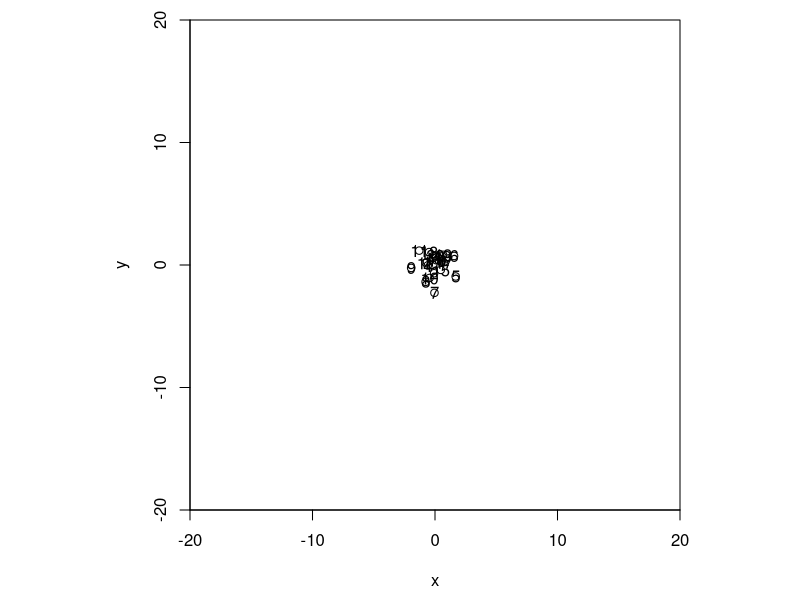
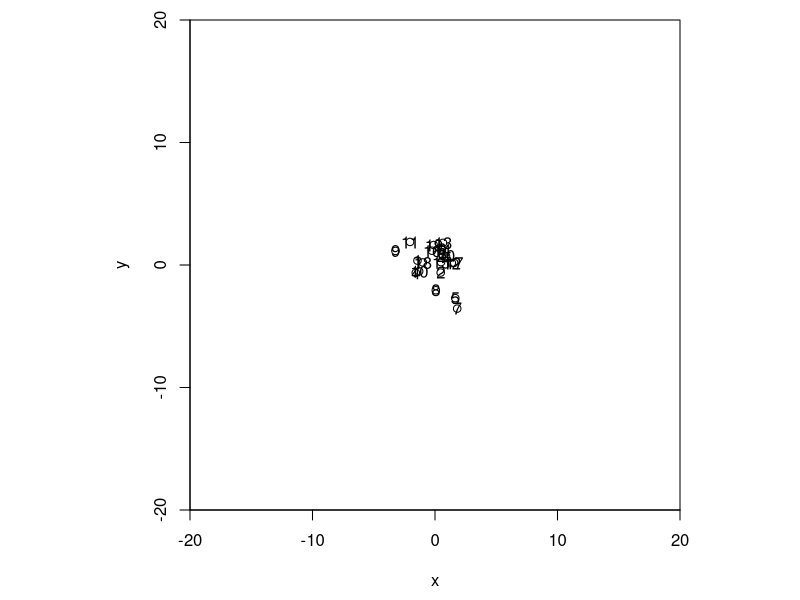
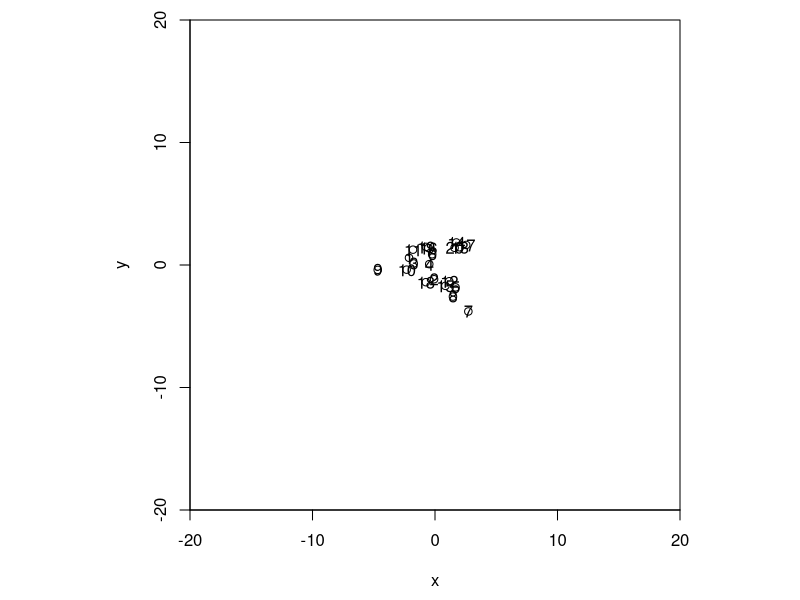
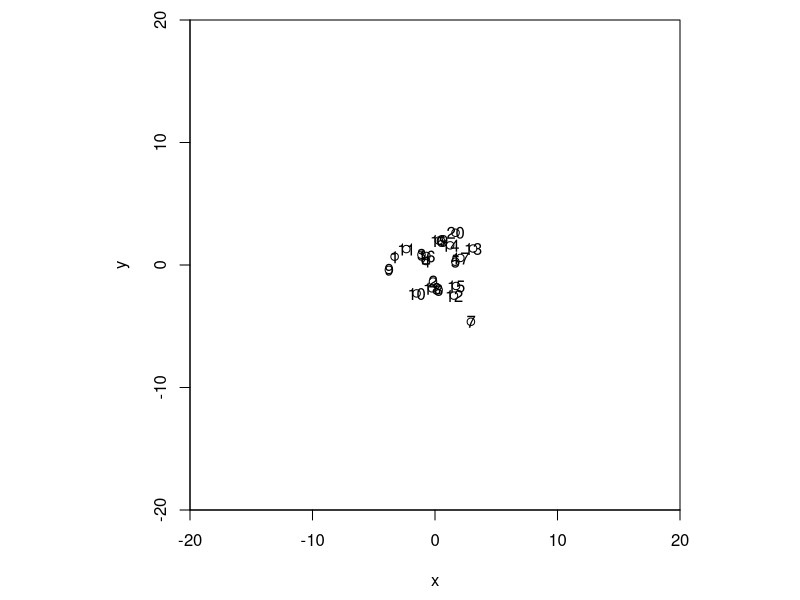
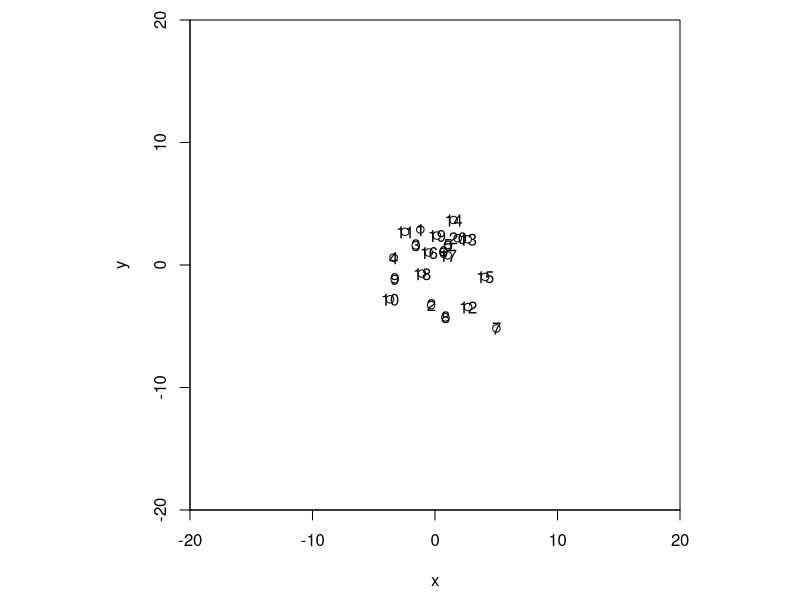
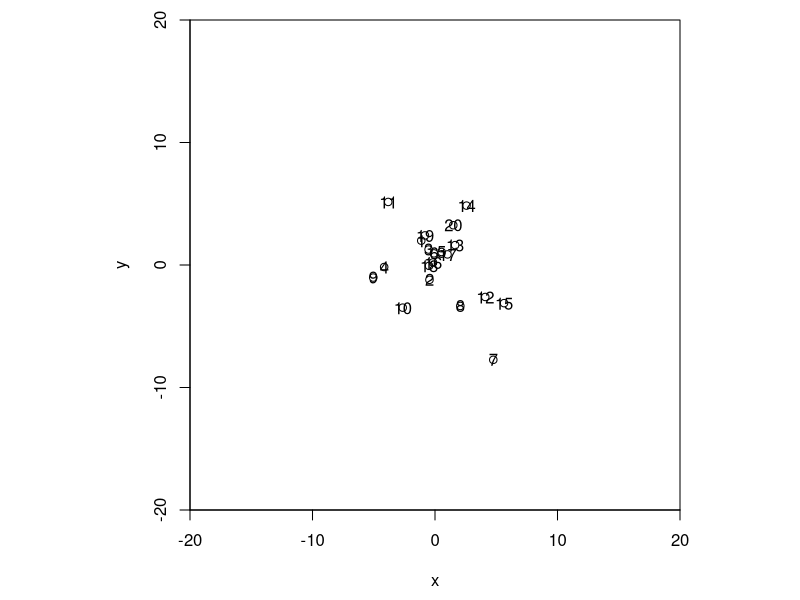
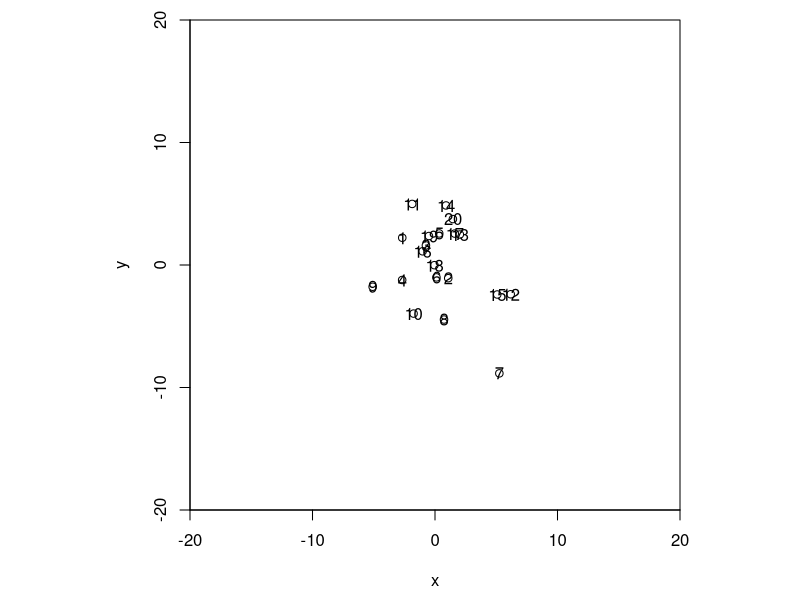
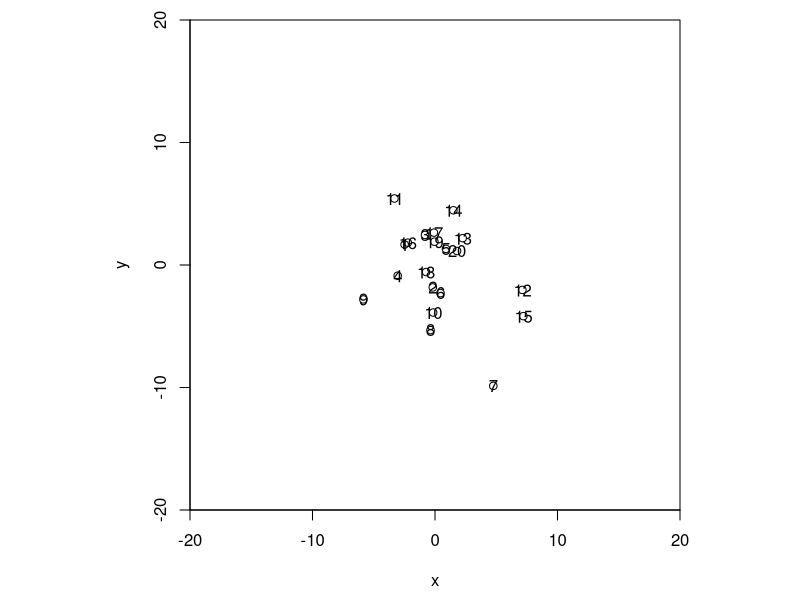

R code for these plots, in order:
brownianMotion <-
  function(n=10,xlim=c(-20,20),ylim=c(-20,20), steps=50)
  {
    x=rnorm(n) # random starting position
    y=rnorm(n)
    for (i in 1:steps) {
      plot(x,y,xlim = xlim,ylim = ylim)
      text(x,y)
      
      # iterate over particles
      for(k in 1:n){
        walk=rnorm(2); # random move of particle
        
        x[k]=x[k]+walk[1] # new position
        y[k]=y[k]+walk[2]
        
        # simple model (at most two rebounds) that prevents a particle
        # from moving past the limits
        if(x[k]<xlim[1]) x[k]=2*xlim[1]-x[k]
        if(x[k]>xlim[2]) x[k]=2*xlim[2]-x[k]
        if(y[k]<ylim[1]) y[k]=2*ylim[1]-y[k]
        if(y[k]>ylim[2]) y[k]=2*ylim[2]-y[k]
      }
    }
  }

pdf("frames.pdf")                # output device and file name
par(xaxs="i", yaxs="i", pty="s") # square plot region
par(mai=c(0.9,0.9,0.2,0.2))      # plot margins

brownianMotion(n=20, steps=400)  # 20 particles, 400 time steps